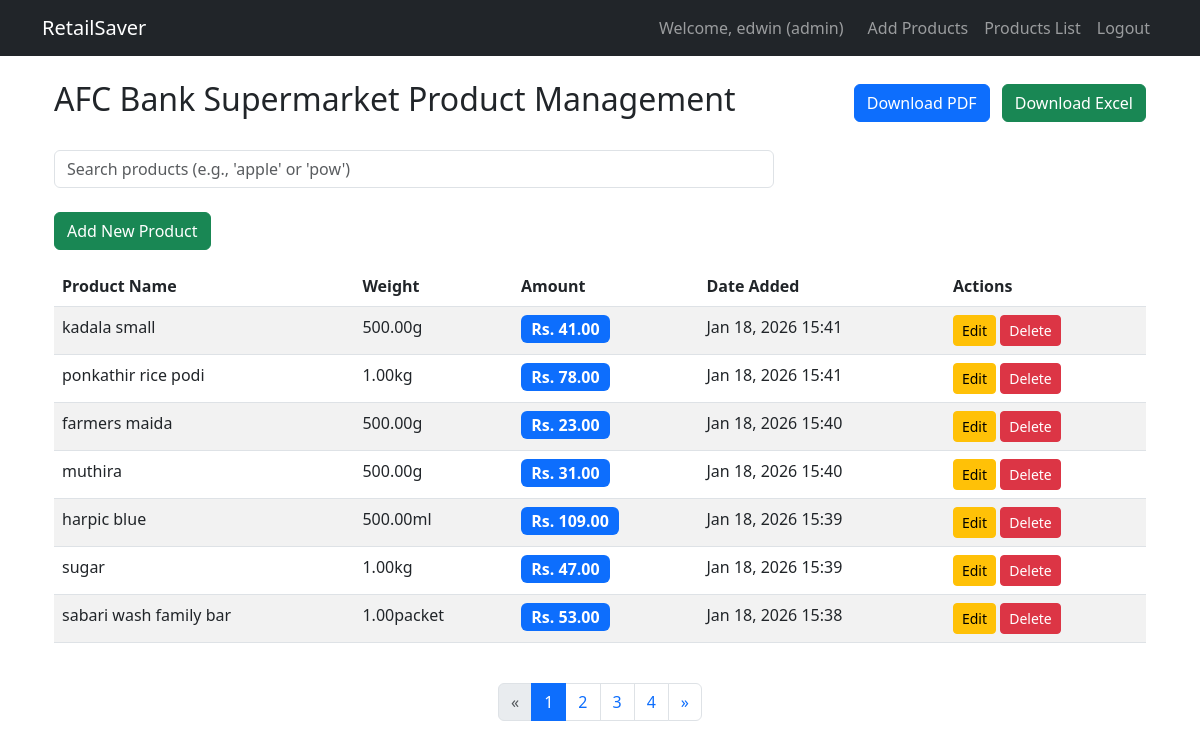
The page /products/ (signed in) on the database as committed earlier.
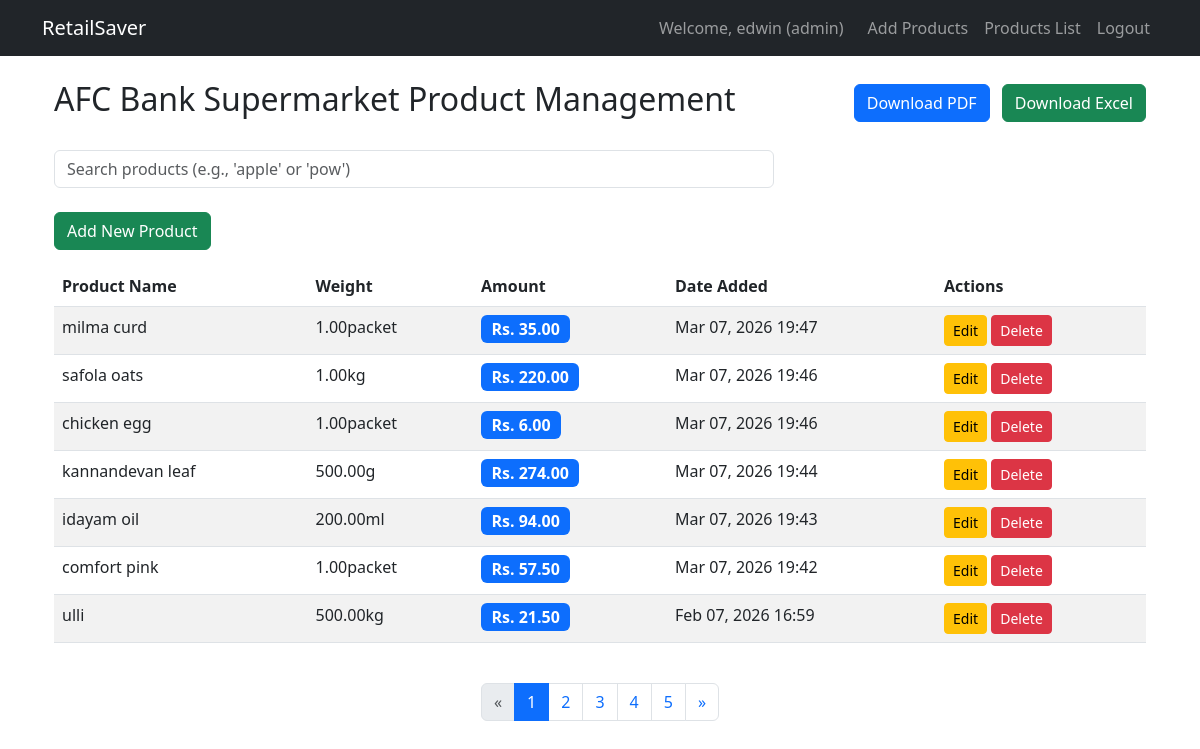
The same page on the database as committed later.
### products/models.py (models this page shows, shortened)
class Product(models.Model):
    UNIT_CHOICES = [
        ('g', 'g'),
        ('kg', 'kg'),
        ('ml', 'ml'),
        ('l', 'l'),
        ('packet', 'packet'),
    ]
    name = models.CharField(max_length=200)
    quantity = models.DecimalField(max_digits=10, decimal_places=2)
    weight_unit = models.CharField(max_length=10, choices=UNIT_CHOICES, default='g')
    amount = models.DecimalField(max_digits=10, decimal_places=2)  # Price
    user = models.ForeignKey(User, on_delete=models.CASCADE)
    date_added = models.DateTimeField(default=timezone.now)
    class Meta:
        ordering = ['-date_added']
    def get_weight_display(self):
        return f"{self.quantity}{self.weight_unit}"

### products/views.py (the view, shortened to what this page needs)
# urls.py: path('', views.ProductListView.as_view(), name='product_list'),
class ProductListView(AdminRequiredMixin, ListView):
    model = Product
    template_name = 'products/product_list.html'
    context_object_name = 'products'
    paginate_by = None
    def get_queryset(self):
        queryset = Product.objects.filter(user=self.request.user)
        search = self.request.GET.get('search')
        if search:
            queryset = queryset.filter(Q(name__icontains=search))
        return queryset.order_by('-date_added')
    def get_context_data(self, **kwargs):
        context = super().get_context_data(**kwargs)
        page_obj, products = paginate_queryset(self.request, context['object_list'])
        context['products'] = products
        context['page_obj'] = page_obj
        context['paginator'] = page_obj.paginator
        context['is_paginated'] = True
        context['search_term'] = self.request.GET.get('search', '')
        return context
    def get(self, request, *args, **kwargs):
        return super().get(request, *args, **kwargs)

### products/views.py (called while the page is built)
    def dispatch(self, request, *args, **kwargs):
        if not request.user.is_authenticated:
            messages.warning(request, 'You must be logged in to access this page.')
            return HttpResponseRedirect(reverse_lazy('login'))
        if not hasattr(request.user, 'role') or request.user.role != 'admin':
            messages.warning(request, 'No permission to access this page.')
            return HttpResponseRedirect(reverse_lazy('login'))
        return super().dispatch(request, *args, **kwargs)

### utils/pagination.py (called while the page is built)
def paginate_queryset(request, queryset):
    paginator = Paginator(queryset, DEFAULT_PER_PAGE)
    page_number = request.GET.get('page')
    try:
        page_obj = paginator.page(page_number)
    except PageNotAnInteger:
        page_obj = paginator.page(1)
    except EmptyPage:
        page_obj = paginator.page(paginator.num_pages)
    return page_obj, page_obj.object_list

### products/templates/products/product_list.html (shortened to what this page needs)
{% extends 'home.html' %}
{% load crispy_forms_tags %}
{% block content %}
<div class="container mt-4">
    <div class="d-flex justify-content-between align-items-center mb-4">
        <h2>AFC Bank Supermarket Product Management</h2>
        <div>
            <a href="{% url 'product_export_pdf' %}" class="btn btn-primary me-2">Download PDF</a>
            <a href="{% url 'product_export_excel' %}" class="btn btn-success">Download Excel</a>
        </div>
    </div>
    <div class="mb-4">
        <div class="row">
            <div class="col-md-8">
                <input type="text"
                       id="searchInput"
                       class="form-control"
                       placeholder="Search products (e.g., 'apple' or 'pow')"
                       value="{{ search_term }}"
                       autocomplete="off">
            </div>
        </div>
    </div>
    <div class="mb-3">
        <a href="{% url 'product_create' %}" class="btn btn-success">Add New Product</a>
    </div>
    <div class="table-responsive">
        <table class="table table-striped">
            <thead>
                <tr>
                    <th>Product Name</th>
                    <th>Weight</th>
                    <th>Amount</th>
                    <th>Date Added</th>
                    <th>Actions</th>
                </tr>
            </thead>
            <tbody id="productTableBody">
                {% for product in products %}
                <tr>
                    <td>{{ product.name }}</td>
                    <td>{{ product.get_weight_display }}</td>
                    <td><span class="badge bg-primary fs-6">Rs. {{ product.amount }}</span></td>
                    <td>{{ product.date_added|date:"M d, Y H:i" }}</td>
                    <td>
                        <button class="btn btn-sm btn-warning edit-btn"
                                data-bs-toggle="modal"
                                data-bs-target="#editModal{{ product.pk }}"
                                data-product-url="{% url 'product_update' product.pk %}">Edit</button>
                        <button class="btn btn-sm btn-danger delete-btn"
                                data-bs-toggle="modal"
                                data-bs-target="#deleteModal{{ product.pk }}"
                                data-product-url="{% url 'product_delete' product.pk %}">Delete</button>
                    </td>
                </tr>
                {% empty %}
                <tr><td colspan="5" class="text-center">No products found.</td></tr>
                {% endfor %}
            </tbody>
        </table>
    </div>
    {% include 'partials/pagination.html' %}
</div>
{% endblock %}

Rows that differ between the two databases and show on the page:
no longer on this page (row unchanged): Product: name "kadala small", weight "500.00g", amount "41.00", date_added "Jan 18, 2026 15:41"
no longer on this page (row unchanged): Product: name "ponkathir rice podi", weight "1.00kg", amount "78.00", date_added "Jan 18, 2026 15:41"
no longer on this page (row unchanged): Product: name "farmers maida", weight "500.00g", amount "23.00", date_added "Jan 18, 2026 15:40"
no longer on this page (row unchanged): Product: name "muthira", weight "500.00g", amount "31.00", date_added "Jan 18, 2026 15:40"
no longer on this page (row unchanged): Product: name "harpic blue", weight "500.00ml", amount "109.00", date_added "Jan 18, 2026 15:39"
no longer on this page (row unchanged): Product: name "sugar", weight "1.00kg", amount "47.00", date_added "Jan 18, 2026 15:39"
no longer on this page (row unchanged): Product: name "sabari wash family bar", weight "1.00packet", amount "53.00", date_added "Jan 18, 2026 15:38"
added Product: name "milma curd", weight "1.00packet", amount "35.00", date_added "Mar 07, 2026 19:47"
added Product: name "safola oats", weight "1.00kg", amount "220.00", date_added "Mar 07, 2026 19:46"
added Product: name "chicken egg", weight "1.00packet", amount "6.00", date_added "Mar 07, 2026 19:46"
added Product: name "kannandevan leaf", weight "500.00g", amount "274.00", date_added "Mar 07, 2026 19:44"
added Product: name "idayam oil", weight "200.00ml", amount "94.00", date_added "Mar 07, 2026 19:43"
added Product: name "comfort pink", weight "1.00packet", amount "57.50", date_added "Mar 07, 2026 19:42"
added Product: name "ulli", weight "500.00kg", amount "21.50", date_added "Feb 07, 2026 16:59"
Other text that changed with them:
new list line: "5"
